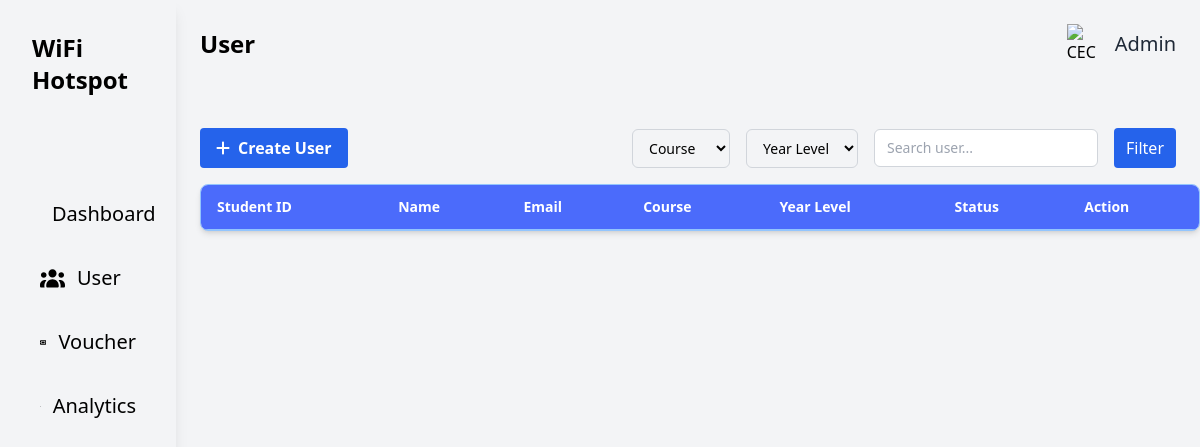
Page /php/User.php on the earlier database version.
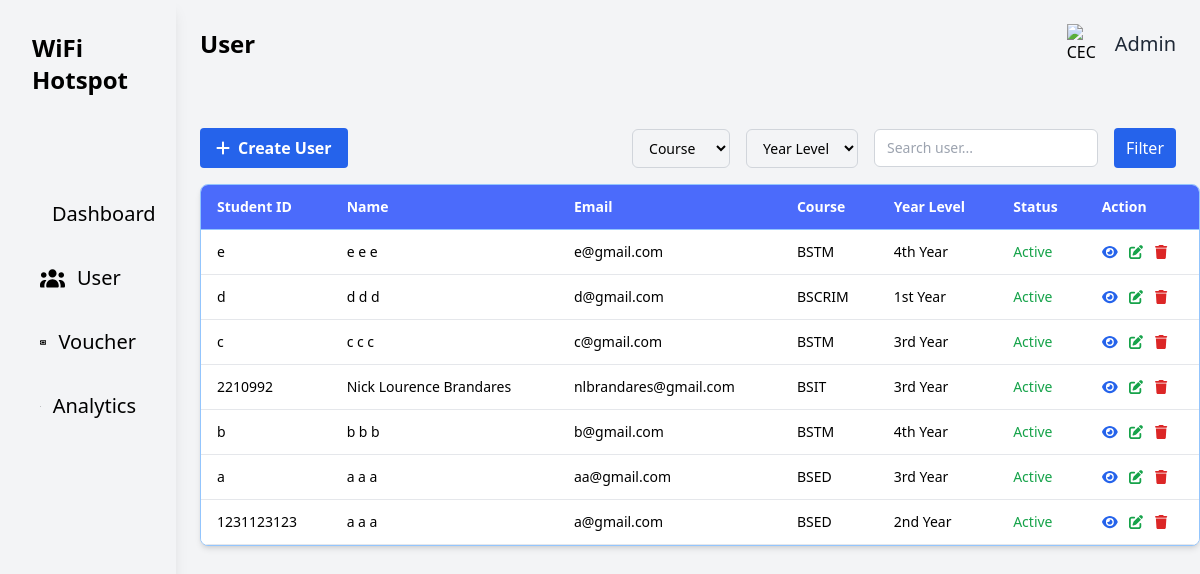
Same page on the later database version.
### tables this page shows
CREATE TABLE `users_profile` (
  `id` int(11) NOT NULL,
  `student_id` varchar(50) DEFAULT NULL,
  `first_name` varchar(50) DEFAULT NULL,
  `mi` varchar(10) DEFAULT NULL,
  `last_name` varchar(50) DEFAULT NULL,
  `gmail` varchar(100) DEFAULT NULL,
  `contact` varchar(20) DEFAULT NULL,
  `course` varchar(50) DEFAULT NULL,
  `year_level` varchar(50) DEFAULT NULL,
  `gender` varchar(20) DEFAULT NULL,
  `role` varchar(20) DEFAULT NULL,
  `voucher_code` varchar(100) DEFAULT NULL,
  `password_generated` varchar(255) DEFAULT NULL,
  `status` varchar(20) DEFAULT 'Active',
  `created_at` timestamp NOT NULL DEFAULT current_timestamp()
);

### php/User.php (the view, shortened to what this page needs)
<?php
require 'db.php';
$stmt = $pdo->query("SELECT * FROM users_profile ORDER BY id DESC");
$users = $stmt->fetchAll();
$q = $_GET['q'] ?? '';
$sql = "SELECT * FROM users_profile WHERE 1=1";
$params = [];
$sql .= " ORDER BY id DESC";
$stmt = $pdo->prepare($sql);
$stmt->execute($params);
$users = $stmt->fetchAll();
?>
<!DOCTYPE html>
<html lang="en">
<head>
  <link href="https://cdnjs.cloudflare.com/ajax/libs/font-awesome/6.5.2/css/all.min.css" rel="stylesheet">
  <script src="../css/tailwind.css"></script>
</head>
<body class="bg-gray-100">
  <div class="flex">
    <div class="w-64 bg-white-200 h-screen p-8 text-white shadow-lg overflow-y-auto">
      <div class="flex items-center space-x-2 mb-24">
        <h1 class="text-2xl font-semibold text-black">WiFi Hotspot</h1>
      </div>
      <ul class="space-y-5">
        <li><a href="admindashboard.php" class="flex items-center space-x-3 hover:bg-gray-300 p-2 rounded"><span class="text-black text-xl">Dashboard</span></a></li>
        <li><a href="User.php" class="flex items-center space-x-3 hover:bg-gray-300 p-2 rounded"> <span class="text-black text-xl">User</span></a></li>
        <li><a href="../php/Voucher.php" class="flex items-center space-x-3 hover:bg-gray-300 p-2 rounded"><span class="text-black text-xl">Voucher</span></a></li>
        <li><a href="../php/Analytics.php" class="flex items-center space-x-3 hover:bg-gray-300 p-2 rounded"><span class="text-black text-xl">Analytics</span></a></li>
      </ul>
    </div>
    <div class="container mx-auto p-6 flex-1">
      <div class="flex justify-between items-center mb-16">
        <h1 class="text-2xl font-semibold text-black">User</h1>
        <div class="flex items-center space-x-2">
          <img src="../images/ceclogo.png" alt="CEC Logo" class="w-10 h-10 object-contain">
          <span class="text-xl text-gray-800">Admin</span>
        </div>
      </div>
      <div class="flex justify-between mb-4">
        <div>
          <button id="openModalBtn" class="flex items-center gap-2 bg-blue-600 text-white px-4 py-2 rounded hover:bg-blue-700">
            <i class="fa-solid fa-plus"></i>
            <span class="font-semibold">Create User</span>
          </button>
        </div>
        <form method="get" id="filterForm" class="flex gap-4 items-center">
          <select name="course" id="course" class="bg-gray-100 border border-gray-300 rounded-md px-3 py-2 text-sm">
            <option value="">Course</option>
          </select>
          <select name="year_level" id="year_level" class="bg-gray-100 border border-gray-300 rounded-md px-3 py-2 text-sm">
            <option value="">Year Level</option>
          </select>
          <input type="text" name="q" id="search_user" value="<?= htmlentities($q) ?>" placeholder="Search user..." class="bg-white border border-gray-300 rounded-md px-3 py-2 text-sm w-56">
          <button type="submit" class="bg-blue-600 text-white px-3 py-2 rounded">Filter</button>
        </form>
      </div>
      <div class="w-[1000px] bg-white shadow-md rounded-lg overflow-hidden border border-blue-300 mt-4">
        <div class="overflow-x-auto">
          <table class="min-w-full border-collapse">
            <thead class="bg-[#4B6BFB] text-white">
              <tr>
                <th class="px-4 py-3 text-left text-sm font-semibold border-b border-blue-300">Student ID</th>
                <th class="px-4 py-3 text-left text-sm font-semibold border-b border-blue-300">Name</th>
                <th class="px-4 py-3 text-left text-sm font-semibold border-b border-blue-300">Email</th>
                <th class="px-4 py-3 text-left text-sm font-semibold border-b border-blue-300">Course</th>
                <th class="px-4 py-3 text-left text-sm font-semibold border-b border-blue-300">Year Level</th>
                <th class="px-4 py-3 text-left text-sm font-semibold border-b border-blue-300">Status</th>
                <th class="px-4 py-3 text-left text-sm font-semibold border-b border-blue-300">Action</th>
              </tr>
            </thead>
            <tbody class="bg-white">
              <?php foreach ($users as $u): ?>
                <tr class="hover:bg-gray-100 border-b border-gray-200">
                  <td class="px-4 py-3 text-sm"><?= htmlentities($u['student_id']) ?></td>
                  <td class="px-4 py-3 text-sm"><?= htmlentities($u['first_name'] . ' ' . ($u['mi'] ? $u['mi'].' ' : '') . $u['last_name']) ?></td>
                  <td class="px-4 py-3 text-sm"><?= htmlentities($u['gmail']) ?></td>
                  <td class="px-4 py-3 text-sm"><?= htmlentities($u['course']) ?></td>
                  <td class="px-4 py-3 text-sm"><?= htmlentities($u['year_level']) ?></td>
                  <td class="px-4 py-3 text-sm <?= $u['status']==='Active'?'text-green-600':'text-red-600' ?>"><?= htmlentities($u['status']) ?></td>
                  <td class="px-4 py-3 text-sm">
                    <div class="flex space-x-3">
                      <a class="text-blue-600 hover:text-blue-800" href="view_user.php?id=<?= $u['id'] ?>" title="See More"><i class="fa-solid fa-eye"></i></a>
                      <a class="text-green-600 hover:text-green-800" href="edit_user.php?id=<?= $u['id'] ?>"><i class="fas fa-edit"></i></a>
                      <button onclick="deleteUser(<?= $u['id'] ?>)" class="text-red-600 hover:text-red-800"><i class="fas fa-trash"></i></button>
                    </div>
                  </td>
                </tr>
              <?php endforeach; ?>
            </tbody>
          </table>
        </div>
      </div>
    </div>
  </div>
</body>
</html>

Differences in the rows shown:
added users_profile: student "e", first_name+mi+last_name "e e e", gmail "e@gmail.com", course "BSTM", year_level "4th Year", status "Active"
added users_profile: student "d", first_name+mi+last_name "d d d", gmail "d@gmail.com", course "BSCRIM", year_level "1st Year", status "Active"
added users_profile: student "c", first_name+mi+last_name "c c c", gmail "c@gmail.com", course "BSTM", year_level "3rd Year", status "Active"
added users_profile: student "2210992", first_name+mi+last_name "Nick Lourence Brandares", gmail "nlbrandares@gmail.com", course "BSIT", year_level "3rd Year", status "Active"
added users_profile: student "b", first_name+mi+last_name "b b b", gmail "b@gmail.com", course "BSTM", year_level "4th Year", status "Active"
added users_profile: student "a", first_name+mi+last_name "a a a", gmail "aa@gmail.com", course "BSED", year_level "3rd Year", status "Active"
added users_profile: student "1231123123", first_name+mi+last_name "a a a", gmail "a@gmail.com", course "BSED", year_level "2nd Year", status "Active"
